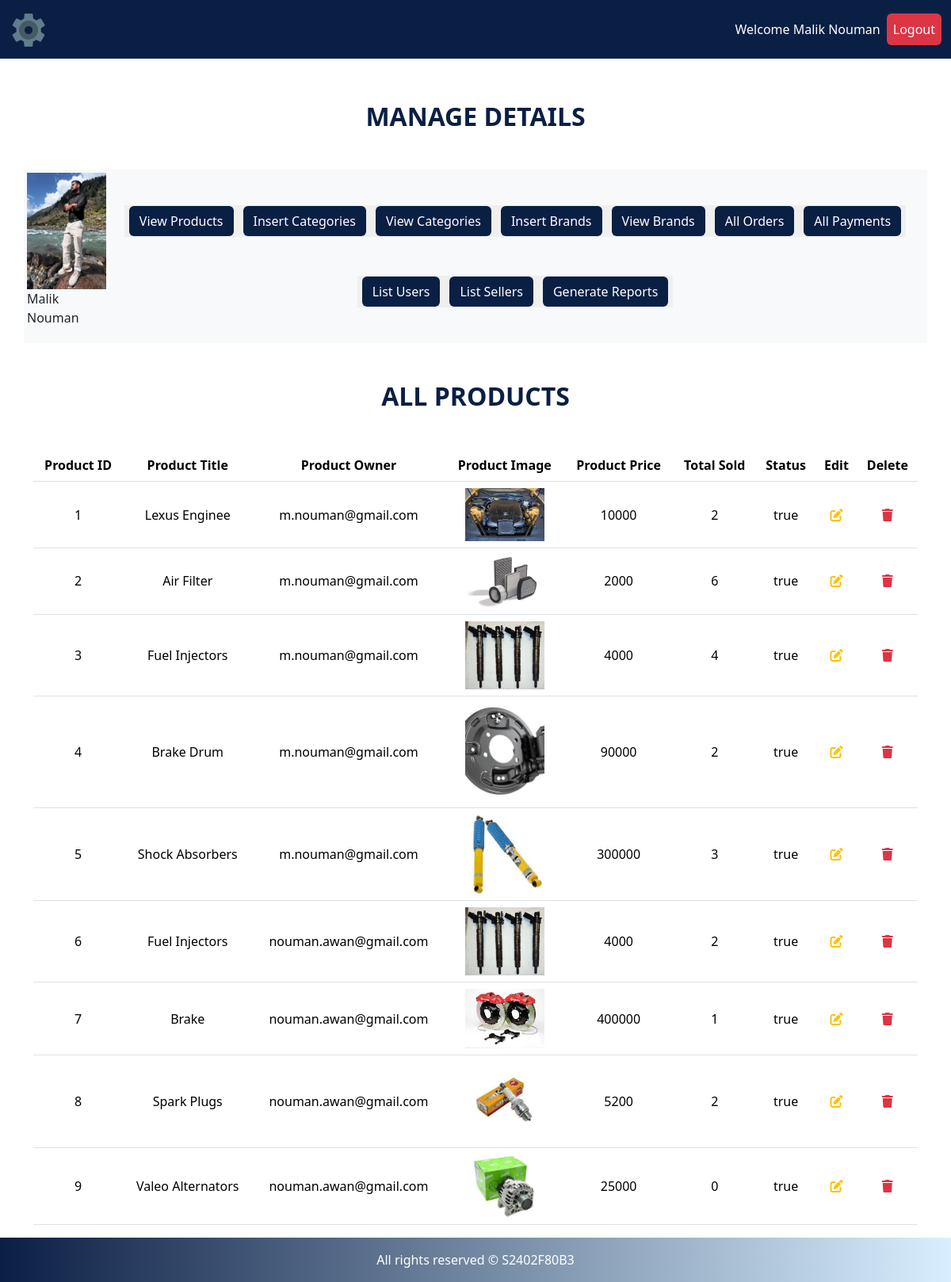
Page /admin/index.php?view_products (signed in) on the committed database.
### tables this page shows
CREATE TABLE `products` (
  `product_id` int(11) NOT NULL,
  `product_title` varchar(100) NOT NULL,
  `seller_id` int(11) NOT NULL,
  `product_description` varchar(255) NOT NULL,
  `product_keywords` varchar(255) NOT NULL,
  `category_id` int(11) NOT NULL,
  `brand_id` int(11) NOT NULL,
  `product_image1` varchar(255) NOT NULL,
  `product_image2` varchar(255) NOT NULL,
  `product_image3` varchar(255) NOT NULL,
  `product_price` varchar(100) NOT NULL,
  `product_condition` varchar(255) NOT NULL,
  `date` timestamp NOT NULL DEFAULT current_timestamp() ON UPDATE current_timestamp(),
  `status` varchar(100) NOT NULL
);

CREATE TABLE `sellers` (
  `seller_id` int(11) NOT NULL,
  `sellername` varchar(255) NOT NULL,
  `seller_email` varchar(255) NOT NULL,
  `seller_password` varchar(255) NOT NULL,
  `seller_image` varchar(255) NOT NULL,
  `seller_address` varchar(255) NOT NULL,
  `seller_mobile` varchar(255) NOT NULL,
  `status` varchar(255) NOT NULL
);

### admin/view_products.php (the view, shortened to what this page needs)
<h2 style="color: #0A1F44; font-weight: 800" class="text-center my-5">ALL PRODUCTS</h2>
<div class="container">
    <div class="row">
        <table class="table text-center">
        <thead>
            <tr>
              <th scope="col">Product ID</th>
              <th scope="col">Product Title</th>
              <th scope="col">Product Owner</th>
              <th scope="col">Product Image</th>
              <th scope="col">Product Price</th>
              <th scope="col">Total Sold</th>
              <th scope="col">Status</th>
              <th scope="col">Edit</th>
              <th scope="col">Delete</th>
            </tr>
          </thead>
          <tbody>
          <?php
          $number = 0;
          $get_products = "SELECT * FROM `products`";
          $result = mysqli_query($conn, $get_products);
          while($row = mysqli_fetch_assoc($result)){
            $product_id = $row['product_id'];
            $product_title = $row['product_title'];
            $seller_id = $row['seller_id'];
            $product_image1 = $row['product_image1'];
            $product_price = $row['product_price'];
            $status = $row['status'];
            $number++;
            $get_owner_id = "SELECT * FROM sellers WHERE seller_id = $seller_id";
            $result_owner = mysqli_query($conn, $get_owner_id);
            $row_owner = mysqli_fetch_assoc($result_owner);
            $product_owner = $row_owner['seller_email'];
            ?>
            <tr>
                <td><?php echo $number; ?></td>
                <td><?php echo $product_title; ?></td>
                <td><?php echo $product_owner; ?></td>
                <td><?php echo "<img class='product-img' src='../seller/product_images/$product_image1'>"; ?></td>
                <td><?php echo $product_price; ?></td>
                <td><?php
                $get_count = "SELECT * FROM `orders_pending` where product_id = $product_id";
                $result_count = mysqli_query($conn, $get_count);
                $row_count = mysqli_num_rows($result_count);
                echo $row_count;
                ?></td>
                <td><?php echo $status; ?></td>
                <td><a href="index.php?edit_product=<?php echo $product_id; ?>" class="text-warning"><i class="fa-solid fa-pen-to-square"></i></a></td>
                <td>
                <a href="#" class="text-danger" data-bs-toggle="modal" data-bs-target="#deleteModal<?php echo $product_id; ?>">
                  <i class="fa-solid fa-trash"></i>
                </a>
                </td>
            </tr>
        <?php
          }
          ?>
          </tbody>
        </table>
    </div>
</div>

### admin/index.php (shortened to what this page needs)
<?php
include("../functions/common_functions.php");
?>
<!DOCTYPE html>
<html lang="en">
<head>
    <link href="https://cdn.jsdelivr.net/npm/bootstrap@5.3.3/dist/css/bootstrap.min.css" rel="stylesheet">
    <link rel="stylesheet" href="assets/style.css">
    <link rel="stylesheet" href="https://cdnjs.cloudflare.com/ajax/libs/font-awesome/6.6.0/css/all.min.css"
 />
</head>
<body>
<div class="container-fluid">
  <nav class="navbar navbar-expand navbar-dark bg-dark upper-nav fixed-top">
    <div class="container-fluid">
      <a class="navbar-brand" href="../index.php"><img src="assets/favicon.png" alt=""></a>
      <ul class="navbar-nav mb-2 mb-lg-0 ms-auto">
      <li class="nav-item">
          <a class="nav-link active" aria-current="page" href="#">Welcome
            <?php
            echo $_SESSION['admin_name']; ?>
         </a>
      </li>
        <li class="nav-item">
          <a class="nav-link active btn btn-outline-danger" aria-current="page" href="../logout.php">Logout</a>
        </li>
      </ul>
    </div>
  </nav>
</div>
<div class="container-fluid main-body">
<h2 style="color: #0A1F44; font-weight: 800" class="text-center my-5">MANAGE DETAILS</h2>
<div class="container">
    <div class="row">
        <div class="col-lg-12 bg-light p-1 d-flex">
            <div>
                <a href="index.php">
                <?php
                  $admin = $_SESSION['admin_email'];
                  $select_admin = "SELECT * FROM `admins` where admin_email = '$admin'";
                  $result_admin = mysqli_query($conn, $select_admin);
                  $row_admin = mysqli_fetch_assoc($result_admin);
                  $admin_pic = $row_admin['admin_image'];
                  $admin_name = $row_admin['admin_name'];
                  ?>
                    <img src="admin_images/<?php echo $admin_pic; ?>" alt="" class="admin-image">
                </a>
                <p><?php echo $admin_name; ?></p>
            </div>
            <div class="button text-center p-3 d-flex justify-content-center align-items-center flex-wrap">
                <button>
                    <a href="index.php?view_products" class="btn text-white btn-panel">View Products</a>
                </button>
                <button>
                    <a href="index.php?insert_category" class="btn text-white btn-panel">Insert Categories</a>
                </button>
                <button>
                    <a href="index.php?view_categories" class="btn text-white btn-panel">View Categories</a>
                </button>
                <button>
                    <a href="index.php?insert_brands" class="btn text-white btn-panel">Insert Brands</a>
                </button>
                <button>
                    <a href="index.php?view_brands" class="btn text-white btn-panel">View Brands</a>
                </button>
                <button>
                    <a href="index.php?list_orders" class="btn text-white btn-panel">All Orders</a>
                </button>
                <button>
                    <a href="index.php?list_payments" class="btn text-white btn-panel">All Payments</a>
                </button>
                <button>
                    <a href="index.php?list_users" class="btn text-white btn-panel">List Users</a>
                </button>
                <button>
                    <a href="index.php?list_sellers" class="btn text-white btn-panel">List Sellers</a>
                </button>
                <button>
                    <a href="index.php?generate_reports" class="btn text-white btn-panel">Generate Reports</a>
                </button>
            </div>
        </div>
    </div>
</div>
<div class="container">
<?php
 if(isset($_GET["view_products"])){
    include("view_products.php");
 }
 ?>
</div>
</div>
<?php
include("includes/footer.php")
?>

### admin/assets/style.css (style rules this page uses)
body { padding-top: 80px; }
.bg-dark { --bs-bg-opacity: 1; background-color: #0A1F44 !important; }
.navbar-brand img { max-width: 100%; height: auto; }
.main-body { min-height: 87vh; }
.upper-nav { border-bottom: 2px solid white; }
.admin-image { width: 100px; object-fit: contain; }
.btn-panel { background-color: #0A1F44; }
button { border: none; }
.product-img { width: 100px; object-fit: contain; }
td, th { vertical-align: middle; }

### rows in the picture
products: product_title "Lexus Enginee", seller.seller_email "m.nouman@gmail.com", product_image1 (picture), product_price "10000", row_count "2", status "true"
products: product_title "Air Filter", seller.seller_email "m.nouman@gmail.com", product_image1 (picture), product_price "2000", row_count "6", status "true"
products: product_title "Fuel Injectors", seller.seller_email "m.nouman@gmail.com", product_image1 (picture), product_price "4000", row_count "4", status "true"
products: product_title "Brake Drum", seller.seller_email "m.nouman@gmail.com", product_image1 (picture), product_price "90000", row_count "2", status "true"
products: product_title "Shock Absorbers", seller.seller_email "m.nouman@gmail.com", product_image1 (picture), product_price "300000", row_count "3", status "true"
products: product_title "Fuel Injectors", seller.seller_email "nouman.awan@gmail.com", product_image1 (picture), product_price "4000", row_count "2", status "true"
products: product_title "Brake", seller.seller_email "nouman.awan@gmail.com", product_image1 (picture), product_price "400000", row_count "1", status "true"
products: product_title "Spark Plugs", seller.seller_email "nouman.awan@gmail.com", product_image1 (picture), product_price "5200", row_count "2", status "true"
products: product_title "Valeo Alternators", seller.seller_email "nouman.awan@gmail.com", product_image1 (picture), product_price "25000", row_count "0", status "true"

### other values in the picture
$_SESSION['admin_name'] "Malik Nouman"
$admin_name "Malik Nouman"
